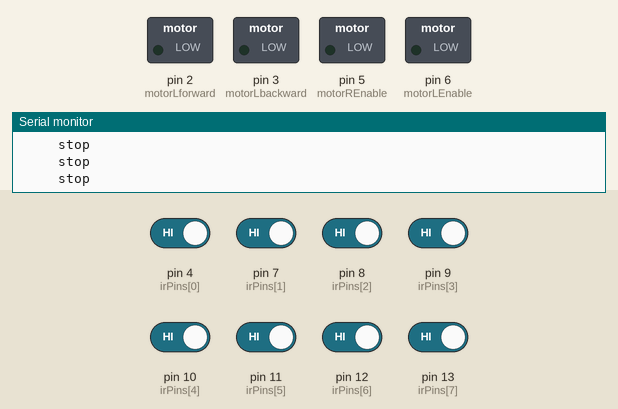
The sketch below on a simulated Arduino Uno, built with avr-gcc and run on an emulated ATmega328P. Parts: switched loads named in the sketch (green lamp = pin HIGH), the last lines printed to the serial monitor. The test bench sets the inputs (shaded band); at power-on: pin 4 (irPins[0]), pin 7 (irPins[1]), pin 8 (irPins[2]), pin 9 (irPins[3]), pin 10 (irPins[4]), pin 11 (irPins[5]), pin 12 (irPins[6]), pin 13 (irPins[7]) HIGH. Pins used as bus, display or sensor lines are not drawn.

Above: at 1.2 s.
1.3 s: pin 4 (irPins[0]) driven LOW
At 2.0 s:
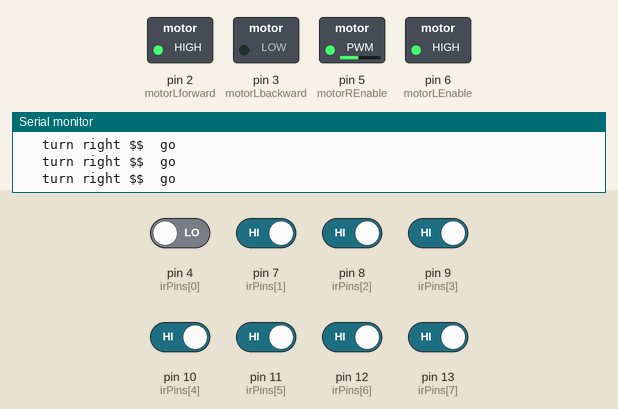
2.8 s: pin 7 (irPins[1]) driven LOW
At 3.2 s:
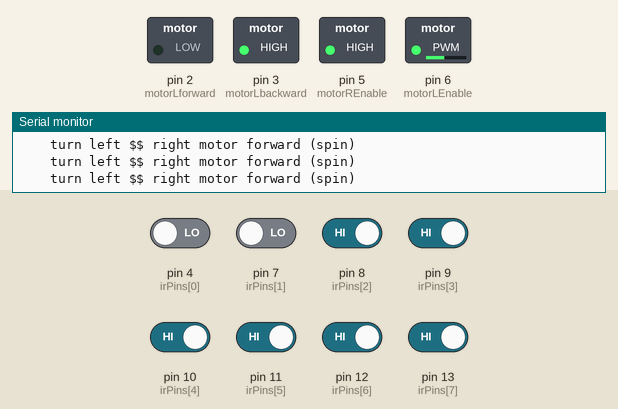
4.3 s: pin 4 (irPins[0]) driven HIGH
At 5.5 s:
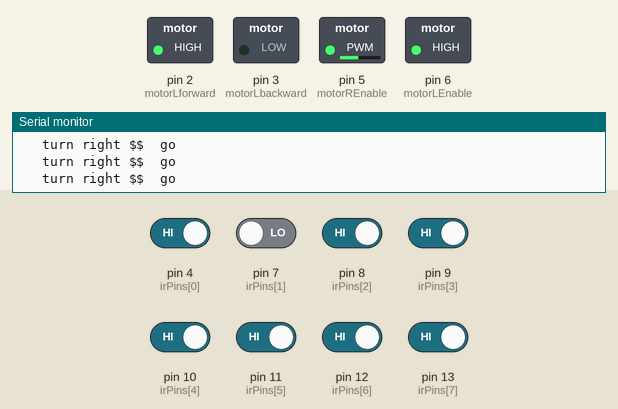
5.8 s: pin 8 (irPins[2]) driven LOW
At 7.3 s:
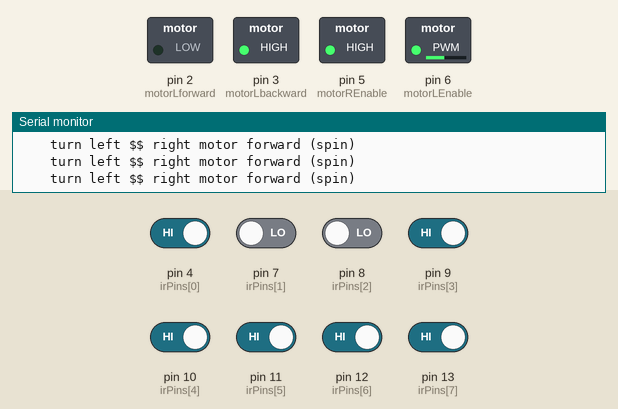
Timing chart, 0 to 8.8 s (numbered marks = the images above; inputs shaded):
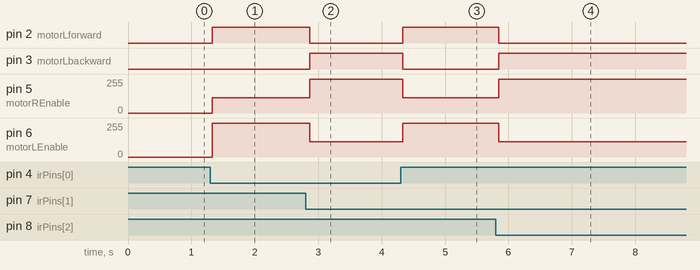

Measured:
- after the input at 1.3 s, pin 2 (motorLforward): LOW → HIGH at once; pin 5 (motorREnable): 0/255 → 115/255 at once; pin 6 (motorLEnable): 0/255 → 255/255 at once
- after the input at 2.8 s, pin 2 (motorLforward): HIGH → LOW after 0.06 s; pin 3 (motorLbackward): LOW → HIGH after 0.06 s; pin 5 (motorREnable): 115/255 → 255/255 after 0.06 s; pin 6 (motorLEnable): 255/255 → 115/255 after 0.06 s
- after the input at 4.3 s, pin 2 (motorLforward): LOW → HIGH at once; pin 3 (motorLbackward): HIGH → LOW at once; pin 5 (motorREnable): 255/255 → 115/255 at once; pin 6 (motorLEnable): 115/255 → 255/255 at once
- after the input at 5.8 s, pin 2 (motorLforward): HIGH → LOW after 0.05 s; pin 3 (motorLbackward): LOW → HIGH after 0.05 s; pin 5 (motorREnable): 115/255 → 255/255 after 0.05 s; pin 6 (motorLEnable): 255/255 → 115/255 after 0.05 s

The sketch:

linefollower.ino
```cpp
/* Define motor controll inputs */
const int motorRforward = 0; // signal pin 1 for the right motor, connect to IN1
const int motorRbackward = 1;  // signal pin 2 for the right motor, connect to IN2
const int motorREnable = 5; // enable pin for the right motor (PWM enabled)

const int motorLforward = 2; // signal pin 1 for the left motor, connect to IN3
const int motorLbackward = 3; // signal pin 2 for the left motor, connect to IN4
const int motorLEnable = 6; // enable pin for the left motor (PWM enabled)


int motorLSpeed = 255; //pwm
int motorRSpeed = 255; //pwm
int error = 140;   // 145 best 200  //  normal 255  // mad 0

const int irPins[8] = {4,7,8,9,10,11,12,13};//defining sensor pins
int irSensors = B00000000; //represent 8 bit binary 00000000

void setup()
{
  Serial.begin(9600);

  pinMode(motorLforward,OUTPUT);
  pinMode(motorLbackward,OUTPUT);
  pinMode(motorLEnable,OUTPUT);

  pinMode(motorRforward,OUTPUT);
  pinMode(motorRbackward,OUTPUT);
  pinMode(motorREnable,OUTPUT);

  /* Set-up IR sensor pins as input */
  for (int i = 0; i<8; i++)
     {pinMode(irPins[i], INPUT);}
}

void loop()
{
     scanD();
     check();
}

void scanD()
{
  for ( byte count = 0; count<8 ;count++ )
   {
     bitWrite(irSensors, count, !digitalRead(irPins[count]));//writes led condition(!) to each bit
   }
}

void leftS()

{
     Serial.println("    turn left $$ right motor forward (spin)");
     analogWrite(motorREnable, motorRSpeed);
     digitalWrite(motorRforward, HIGH);
     digitalWrite(motorRbackward, LOW);

     analogWrite(motorLEnable, motorLSpeed-error);
     digitalWrite(motorLforward, LOW);
     digitalWrite(motorLbackward,HIGH);

}
void leftSgo()

{
     Serial.println("    turn left $$ go");
     analogWrite(motorREnable, motorRSpeed);
     digitalWrite(motorRforward, HIGH);
     digitalWrite(motorRbackward, LOW);

     analogWrite(motorLEnable, motorLSpeed-error);
     digitalWrite(motorLforward, HIGH);
     digitalWrite(motorLbackward,LOW);

}


void rightS()  //turn right
{
     Serial.println("   turn right $$  left  motor forward (spin)");
     analogWrite(motorREnable, motorRSpeed-error);
     digitalWrite(motorRforward, LOW);
     digitalWrite(motorRbackward, HIGH);

     analogWrite(motorLEnable, motorLSpeed);
     digitalWrite(motorLforward, HIGH);
     digitalWrite(motorLbackward, LOW);

}

void rightSgo()  //turn r
{
     Serial.println("   turn right $$  go");
     analogWrite(motorREnable, motorRSpeed-error);
     digitalWrite(motorRforward, HIGH);
     digitalWrite(motorRbackward, LOW);

     analogWrite(motorLEnable, motorLSpeed);
     digitalWrite(motorLforward, HIGH);
     digitalWrite(motorLbackward, LOW);

}


void go()
{
    Serial.println("      forward ");
     analogWrite(motorREnable, motorRSpeed);
     digitalWrite(motorRforward, HIGH);
     digitalWrite(motorRbackward, LOW);

     analogWrite(motorLEnable, motorLSpeed);
     digitalWrite(motorLforward, HIGH);
     digitalWrite(motorLbackward, LOW);

}

void stopme()
{
     Serial.println("     stop");
     analogWrite(motorREnable, 0);
     digitalWrite(motorRforward, LOW);
     digitalWrite(motorRbackward, LOW);

     analogWrite(motorLEnable, 0);
     digitalWrite(motorLforward, LOW);
     digitalWrite(motorLbackward, LOW);

}


void check( )
{
  switch (irSensors)
  {
     case B00000000: // on white paper
          stopme();
          break;

     case B10000000: // leftmost sensor on the line
          leftSgo();
          break;

     case B01000000://
          leftSgo();
          break;

     case B00100000:
          leftSgo();
          break;


     case B00010000:
          go();
          break;

     case B00001000:
          go();
          break;

     case B00000100:
          rightSgo();
          break;

     case B00000010:
          rightSgo();
          break;

     case B00000001:
          rightSgo();
          break;

     case B11000000:
          rightS();
          break;

     case B01100000:
          rightS();
          break;

     case B00110000:
          rightS();
          break;

     case B00011000:
          go();
          break;

     case B00001100:
          leftS();
          break;

     case B00000110:
          leftS();
          break;

     case B00000011:
          leftS();
          break;

     case B11100000:
          rightS();
          break;

     case B01110000:
          rightS();
          break;

     case B00111000:
          rightS();
          break;

     case B00011100:
     leftS();
     break;

     case B00001110:
     leftS();
     break;

     case B00000111:
     leftS();
     break;

     case B11110000:
     rightS();
     break;

     case B01111000:
     rightS();
     break;

     case B00111100:
     go();
     break;

     case B00011110:
     leftS();
     break;

     case B00001111:
     leftS();
     break;

     case B11111000:
     rightS();
     break;

     case B01111100:
     rightS();
     break;

     case B00111110:
     leftS();
     break;

     case B00011111:
     leftS();
     break;

     case B11111100:
     rightS();
     break;

     case B01111110:
     go();
     break;

     case B00111111:
     leftS();
     break;


     case B11111110:
     rightS();
     break;

     case B01111111:
     leftS();
     break;

     case B11111111:
      go();
      break;


     default:
        Serial.print("Unhandled case: ");

  }

}
```
